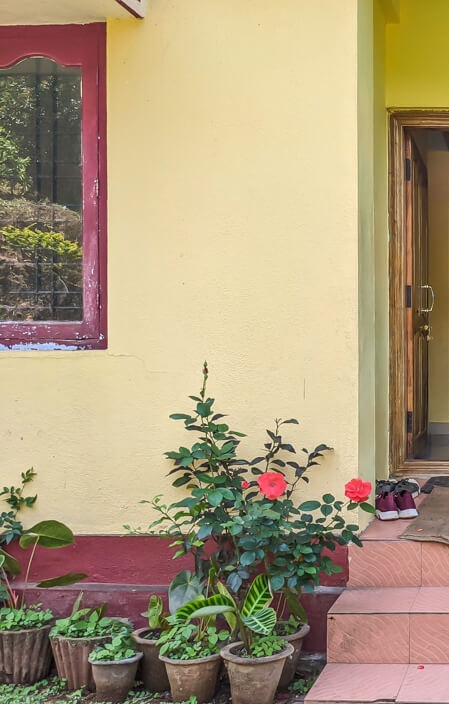
#> input picture cropped_part1.jpg, 449 x 704 px
$ jupyter execute keypointsandmatching.ipynb
#> lines starting #> are read from the running program, lines starting #| are printed output that depends on the picture
[cell 1]
import cv2
import numpy as np
import matplotlib.pyplot as plt

# Step 1: Load the cropped images
image_paths = [
    "cropped_part1.jpg",
    "cropped_part2.jpg",
    "cropped_part3.jpg"
]

# Read images using OpenCV
images = [cv2.imread(path) for path in image_paths]
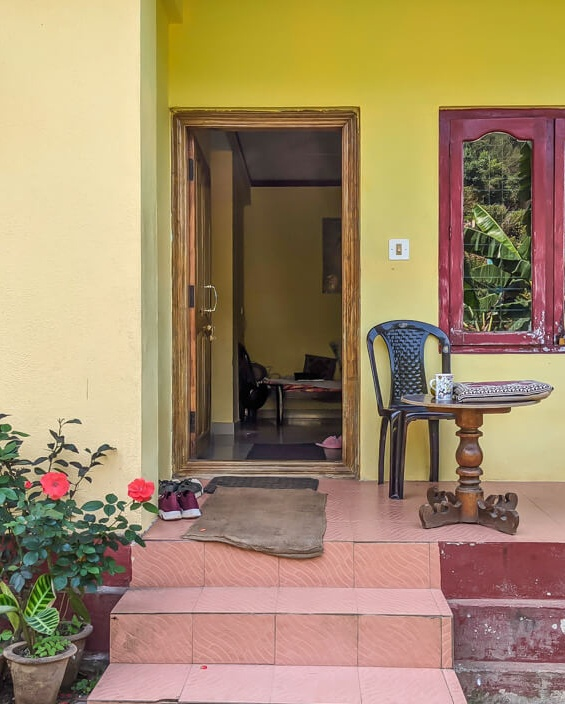
#> input picture cropped_part2.jpg, 565 x 704 px
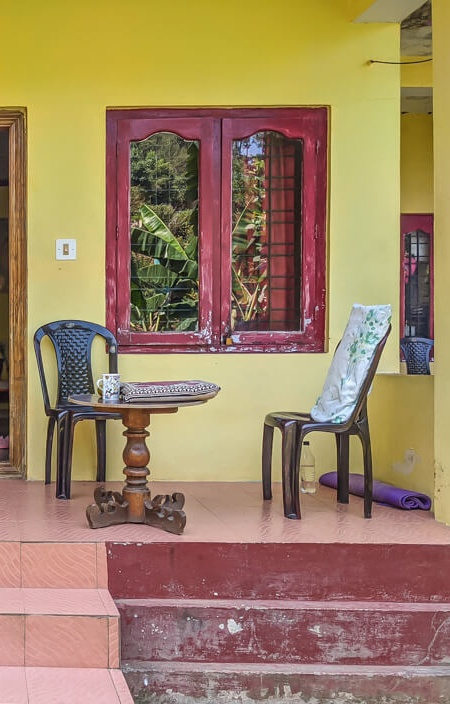
#> input picture cropped_part3.jpg, 450 x 704 px
#> images = 3 items

# Convert images to grayscale for feature detection
gray_images = [cv2.cvtColor(img, cv2.COLOR_BGR2GRAY) for img in images]
#> gray_images = 3 items

# Initialize SIFT detector for robust feature detection
sift = cv2.SIFT_create()

# Detect keypoints and compute descriptors
keypoints_descriptors = [sift.detectAndCompute(gray, None) for gray in gray_images]
#> keypoints_descriptors = 3 items
keypoints = [kp_desc[0] for kp_desc in keypoints_descriptors]
#> keypoints = 3 items
descriptors = [kp_desc[1] for kp_desc in keypoints_descriptors]
#> descriptors = 3 items

# Draw keypoints on images
keypoint_images = [cv2.drawKeypoints(images[i], keypoints[i], None, color=(0, 255, 0)) for i in range(3)]
#> keypoint_images = 3 items

# Convert to RGB for display
keypoint_images_rgb = [cv2.cvtColor(kp_img, cv2.COLOR_BGR2RGB) for kp_img in keypoint_images]
#> keypoint_images_rgb = 3 items

# Display images with detected keypoints
fig, axs = plt.subplots(1, 3, figsize=(15, 5))
for i in range(3):
    axs[i].imshow(keypoint_images_rgb[i])
    axs[i].set_title(f"Keypoints in Image {i+1}")
    axs[i].axis("off")
plt.show()
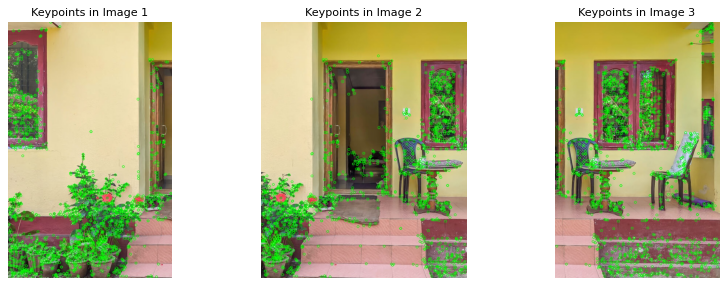
#> figure drawn by matplotlib, 3 panels

# Step 2: Feature Matching between Consecutive Images

# Use FLANN-based matcher for better accuracy with SIFT features
FLANN_INDEX_KDTREE = 1
index_params = dict(algorithm=FLANN_INDEX_KDTREE, trees=5)
search_params = dict(checks=50)
flann = cv2.FlannBasedMatcher(index_params, search_params)

# Match descriptors
matches1to2 = flann.knnMatch(descriptors[0], descriptors[1], k=2)
#> matches1to2 = 1723 matches
matches2to3 = flann.knnMatch(descriptors[1], descriptors[2], k=2)
#> matches2to3 = 1636 matches

# Apply Lowe's ratio test to filter good matches
good1to2 = [m for m, n in matches1to2 if m.distance < 0.7 * n.distance]
#> good1to2 = 628 matches
good2to3 = [m for m, n in matches2to3 if m.distance < 0.7 * n.distance]
#> good2to3 = 656 matches

# Step 3: Visualize Feature Matches
match_vis1to2 = cv2.drawMatches(images[0], keypoints[0], images[1], keypoints[1], good1to2, None, flags=cv2.DrawMatchesFlags_NOT_DRAW_SINGLE_POINTS)
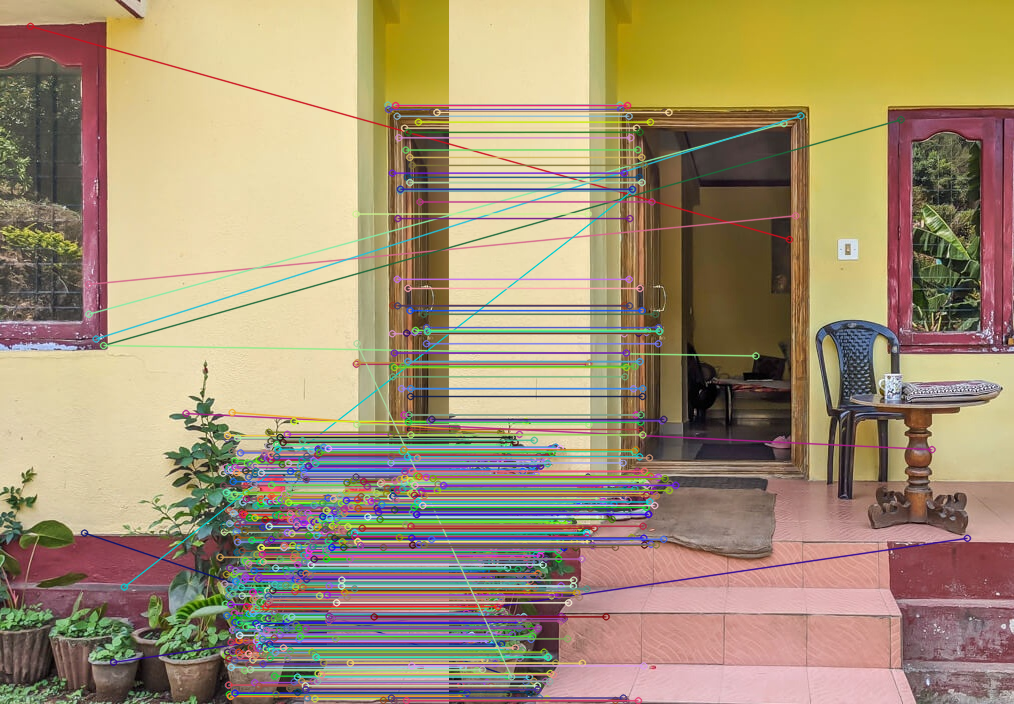
#> match_vis1to2: shape (704, 1014, 3); mean of channels 0, 1, 2 116.1, 145.7, 164.2; drawn as B, G, R
match_vis2to3 = cv2.drawMatches(images[1], keypoints[1], images[2], keypoints[2], good2to3, None, flags=cv2.DrawMatchesFlags_NOT_DRAW_SINGLE_POINTS)
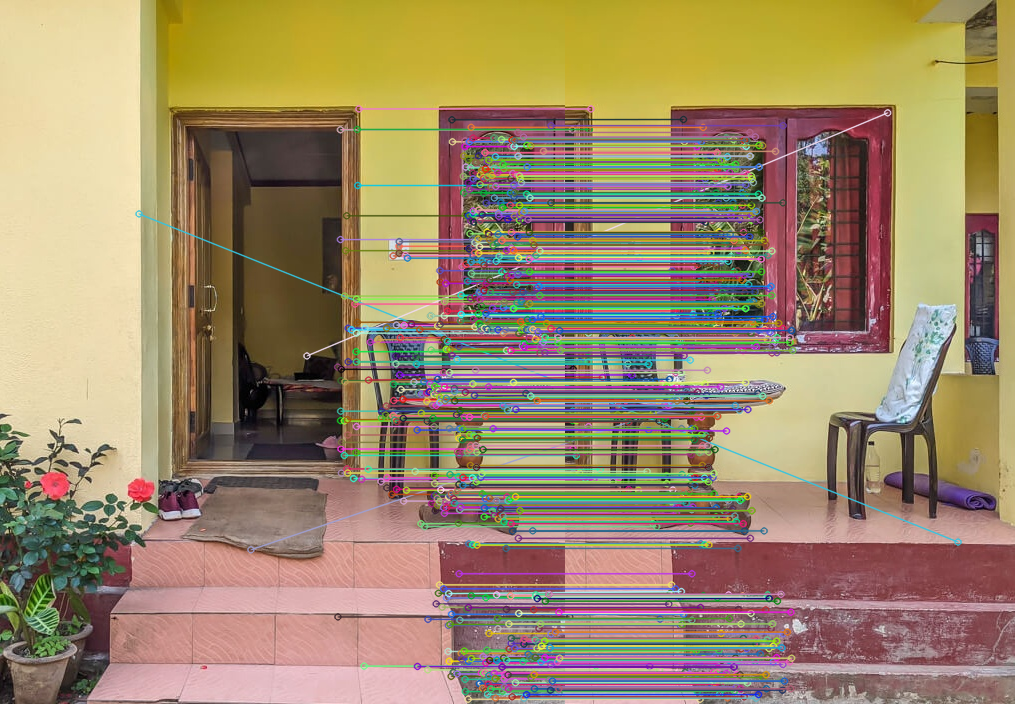
#> match_vis2to3: shape (704, 1015, 3); mean of channels 0, 1, 2 106, 137.1, 157.7; drawn as B, G, R

# Convert to RGB for display
match_vis1to2_rgb = cv2.cvtColor(match_vis1to2, cv2.COLOR_BGR2RGB)
match_vis2to3_rgb = cv2.cvtColor(match_vis2to3, cv2.COLOR_BGR2RGB)

# Display the matches
fig, axs = plt.subplots(1, 2, figsize=(15, 5))
axs[0].imshow(match_vis1to2_rgb)
axs[0].set_title("Feature Matches between Image 1 & 2")
axs[1].imshow(match_vis2to3_rgb)
axs[1].set_title("Feature Matches between Image 2 & 3")

for ax in axs:
    ax.axis("off")

plt.show()

# Step 4: Validate the match counts
match_counts = {
    "Matches between Image 1 & 2": len(good1to2),
    "Matches between Image 2 & 3": len(good2to3)
}
#> match_counts = {'Matches between Image 1 & 2': 628, 'Matches between Image 2 & 3': 656}

print(match_counts)
#| {'Matches between Image 1 & 2': 628, 'Matches between Image 2 & 3': 656}
